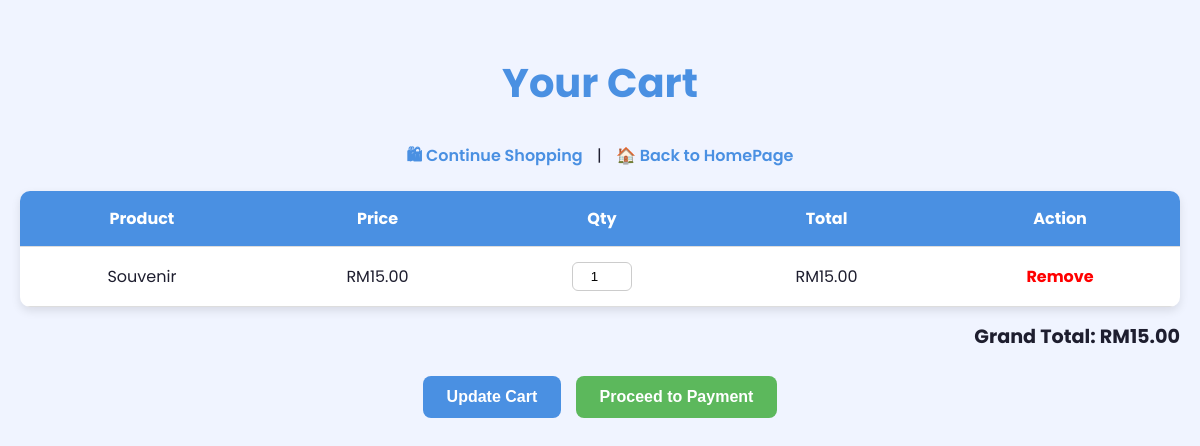
/cloudAsgm/cart.php (signed in), run on an earlier commit of the app's database.
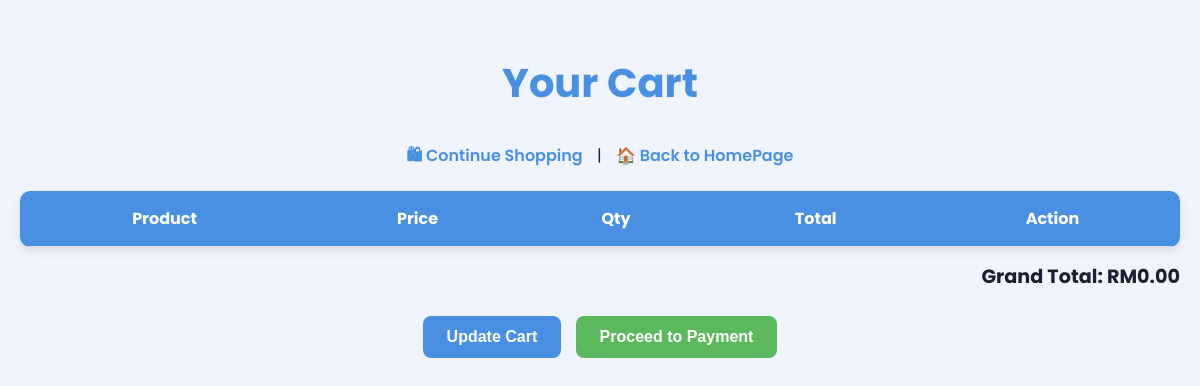
And on a later commit of the database.
### tables this page shows
CREATE TABLE `cart` (
  `id` int(11) NOT NULL,
  `user_id` int(11) DEFAULT NULL,
  `product_id` int(11) DEFAULT NULL,
  `quantity` int(11) DEFAULT 1
);

CREATE TABLE `products` (
  `id` int(11) NOT NULL,
  `name` varchar(100) DEFAULT NULL,
  `description` text DEFAULT NULL,
  `price` decimal(10,2) DEFAULT NULL,
  `image` varchar(255) DEFAULT NULL
);

### cloudAsgm/cart.php (the view, shortened to what this page needs)
<?php
require 'db.php';
$user_id = $_SESSION['user_id'];
$stmt = $pdo->prepare("
    SELECT cart.id as cart_id, products.*, cart.quantity
    FROM cart
    JOIN products ON cart.product_id = products.id
    WHERE cart.user_id = ?
");
$stmt->execute([$user_id]);
$items = $stmt->fetchAll();
?>
<!DOCTYPE html>
<html lang="en">
<head>
</head>
<body>
    <h2>Your Cart</h2>
    <div class="nav-links">
        <a href="products.php">🛍 Continue Shopping</a> |
        <a href="index.php">🏠 Back to HomePage</a>
    </div>
    <form method="post">
        <table>
            <tr>
                <th>Product</th>
                <th>Price</th>
                <th>Qty</th>
                <th>Total</th>
                <th>Action</th>
            </tr>
            <?php $grand_total = 0; ?>
            <?php foreach ($items as $item):
                $total = $item['price'] * $item['quantity'];
                $grand_total += $total;
            ?>
            <tr>
                <td><?= htmlspecialchars($item['name']) ?></td>
                <td>RM<?= $item['price'] ?></td>
                <td>
                    <input type="number" name="quantity[<?= $item['cart_id'] ?>]" value="<?= $item['quantity'] ?>" min="1">
                </td>
                <td>RM<?= number_format($total, 2) ?></td>
                <td>
                    <a href="?remove=<?= $item['cart_id'] ?>" class="remove-link" onclick="return confirm('Remove item?')">Remove</a>
                </td>
            </tr>
            <?php endforeach; ?>
        </table>
        <div class="grand-total">
            <strong>Grand Total: RM<?= number_format($grand_total, 2) ?></strong>
        </div>
        <div class="actions">
            <button type="submit">Update Cart</button>
            <a href="payment.php"><button type="button">Proceed to Payment</button></a>
        </div>
    </form>
</body>
</html>

### cloudAsgm/cart.php (style rules this page uses)
:root { --primary-blue: #4a90e2; --accent-blue: #6ab7ff; --white: #ffffff; --text-dark: #1e1e2f; }
* { box-sizing: border-box; }
body { font-family: 'Poppins', sans-serif; margin: 0; padding: 20px; background: #f0f4ff; color: var(--text-dark); }
h2 { text-align: center; color: var(--primary-blue); font-size: 2.5rem; margin-bottom: 30px; }
.nav-links { text-align: center; margin-bottom: 20px; }
.nav-links a { margin: 0 10px; text-decoration: none; color: var(--primary-blue); font-weight: 600; }
table { width: 100%; border-collapse: collapse; margin-top: 20px; background: var(--white); box-shadow: 0 4px 10px rgba(0,0,0,0.1); border-radius: 10px; overflow: hidden; }
table th, table td { padding: 15px; border-bottom: 1px solid #ddd; text-align: center; }
table th { background-color: var(--primary-blue); color: white; }
.actions { margin-top: 20px; text-align: center; }
.actions button { padding: 12px 24px; margin: 5px; background-color: var(--primary-blue); color: white; border: none; border-radius: 8px; font-size: 1rem; font-weight: 600; cursor: pointer; transition: background-color 0.3s ease; }
.actions a button { background-color: #5cb85c; }
.grand-total { text-align: right; font-size: 1.2rem; margin-top: 15px; color: var(--text-dark); }
input[type="number"] { width: 60px; padding: 6px; border: 1px solid #ccc; border-radius: 6px; text-align: center; }
a.remove-link { color: red; font-weight: bold; text-decoration: none; }

What changed in the data, as far as the page shows it:
removed cart: product.name "Souvenir", product.price "15.00", quantity "1"
Also different on the page:
$grand_total: "15.00" → "0.00"
